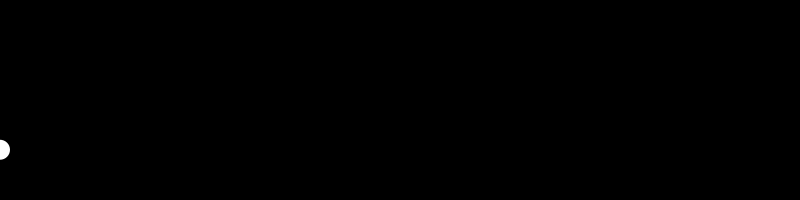
Frame 1 (no input)
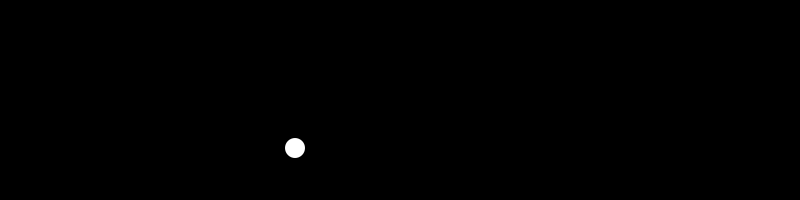
Frame 60 (the mouse pressed at the canvas centre just before this capture)
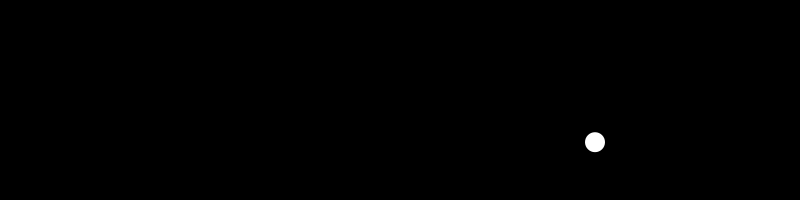
Frame 120 (the mouse held since frame 60 and released just before this capture)

The Processing sketch that drew these frames (run headless with seeded random() and noise(); from frame 60 on, the mouse is pressed at the canvas centre):

// Processing sketch: processing_70329
// ── processing_70329.pde

float rad;
float xOrigin, yOrigin;
float yPos;
boolean toLeft;

void setup() {
  size(800, 200);
  rad = 50;
  yOrigin = height/2;
  toLeft = false;
}

void draw() {
  background(0);  
  noStroke(); 

  yPos =cos(frameCount * 0.1) * rad;
  ellipse (xOrigin, yOrigin + yPos, 20, 20);

  if (toLeft==false) {
    xOrigin = xOrigin + 5;
    if (xOrigin > 800) {  
      toLeft = true;
    }
  }

  else {
    xOrigin = xOrigin - 5; 
    if (xOrigin < 0) {
      toLeft = false;
    }
  }
}
